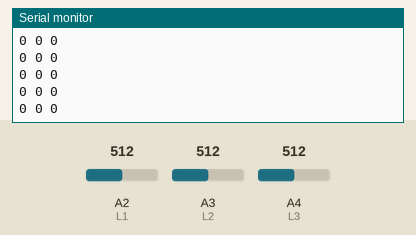
Recording of a sketch running on a simulated Arduino Uno, built with avr-gcc and run on an emulated ATmega328P. Parts: the last lines printed to the serial monitor. The inputs (shaded band) are chosen by the test bench; at power-on: A2 (L1) = 512, A3 (L2) = 512, A4 (L3) = 512.

Above: at 1.2 s.
1.3 s: A2 (L1) set to 716
At 1.34 s:
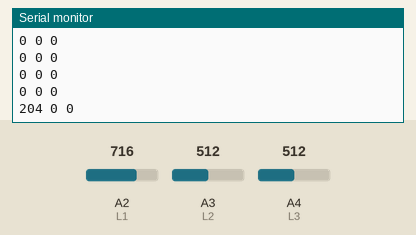
2.8 s: A3 (L2) set to 716
At 2.81 s:
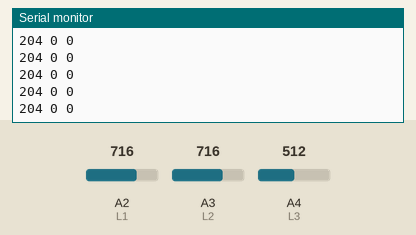
4.3 s: A4 (L3) set to 716
At 4.33 s:
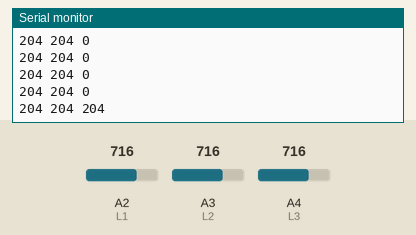
5.8 s: A2 (L1) set to 900
At 5.8 s:
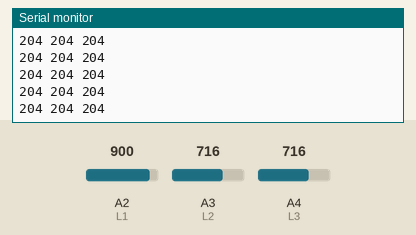
7.3 s: A3 (L2) set to 900
At 7.33 s:
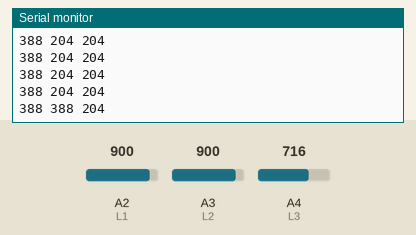
8.8 s: A4 (L3) set to 900
At 8.8 s:
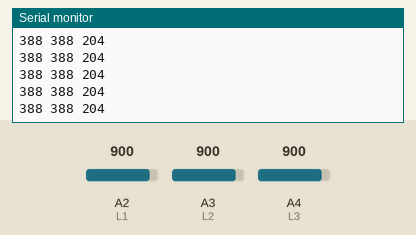
Timing chart, 0 to 11.3 s (numbered marks = the images above; inputs shaded):
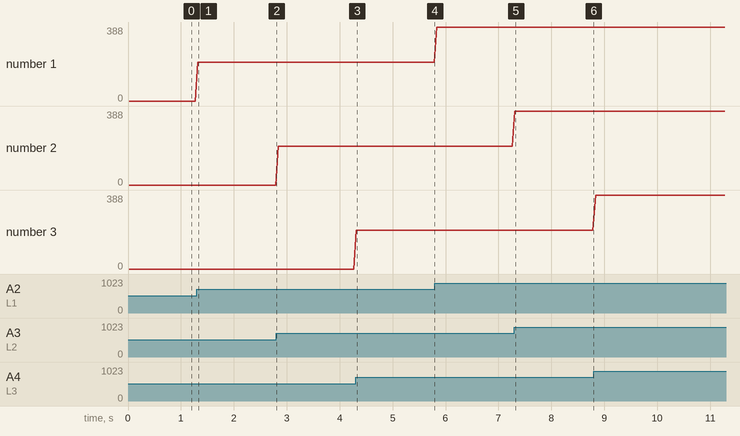

The sketch:

lightRead.ino
```cpp
#define L1 A2
#define L2 A3
#define L3 A4

//The below values are used to bring the read
//in values to 0 so we only look at difference
//in light
int c1 = 0;
int c2 = 0;
int c3 = 0;
//read values hold the current read value
int r1 = 0;
int r2 = 0;
int r3 = 0;

void setup() {
  // put your setup code here, to run once:
  Serial.begin(9600);
  // delay(50);
  calibrate();
}

void loop() {
  // put your main code here, to run repeatedly:

  // Serial.print(c1);
  // readVals();

  readCorrectVals();
  // Serial.println(r1);

  // Serial.println(r1);
  // Serial.print(" ");
  // Serial.print(c2);
  // Serial.print(" ");
  // Serial.println(r2);
  // Serial.print(" ");
  // Serial.println(r3);

  printVals();
  delay(50);
}

void printVals(){
  Serial.print(r1);
  Serial.print(" ");
  Serial.print(r2);
  Serial.print(" ");
  Serial.println(r3);
}

void readVals(){
  r1 = analogRead(L1);
  r2 = analogRead(L2);
  r3 = analogRead(L3);
}

void readCorrectVals(){
  readVals();

  r1 -= c1;
  r2 -= c2;
  r3 -= c3;

  if(r1 < 0){
    r1 = 0;
  }
  if(r2 < 0){
    r2 = 0;
  }
  if(r3 < 0){
    r3 = 0;
  }
}

void calibrate(){
  int tot1 = 0;
  int tot2 = 0;
  int tot3 = 0;
  for(int i = 0; i < 20; i++){
    tot1 += analogRead(L1);
    tot2 += analogRead(L2);
    tot3 += analogRead(L3);
  }
  Serial.println(tot1);
  Serial.println(tot2);
  c1 = tot1/20;
  c2 = tot2/20;
  c3 = tot3/20;
}
```

Measured:
- after the input at 1.3 s, the serial monitor: prints a new line at once (image 1)
- after the input at 4.3 s, the serial monitor: prints a new line at once (image 3)
- after the input at 7.3 s, the serial monitor: prints a new line at once (image 5)
- plotted number 1: 0 → 204 after the input at 1.3 s, 204 → 388 after the input at 5.8 s
